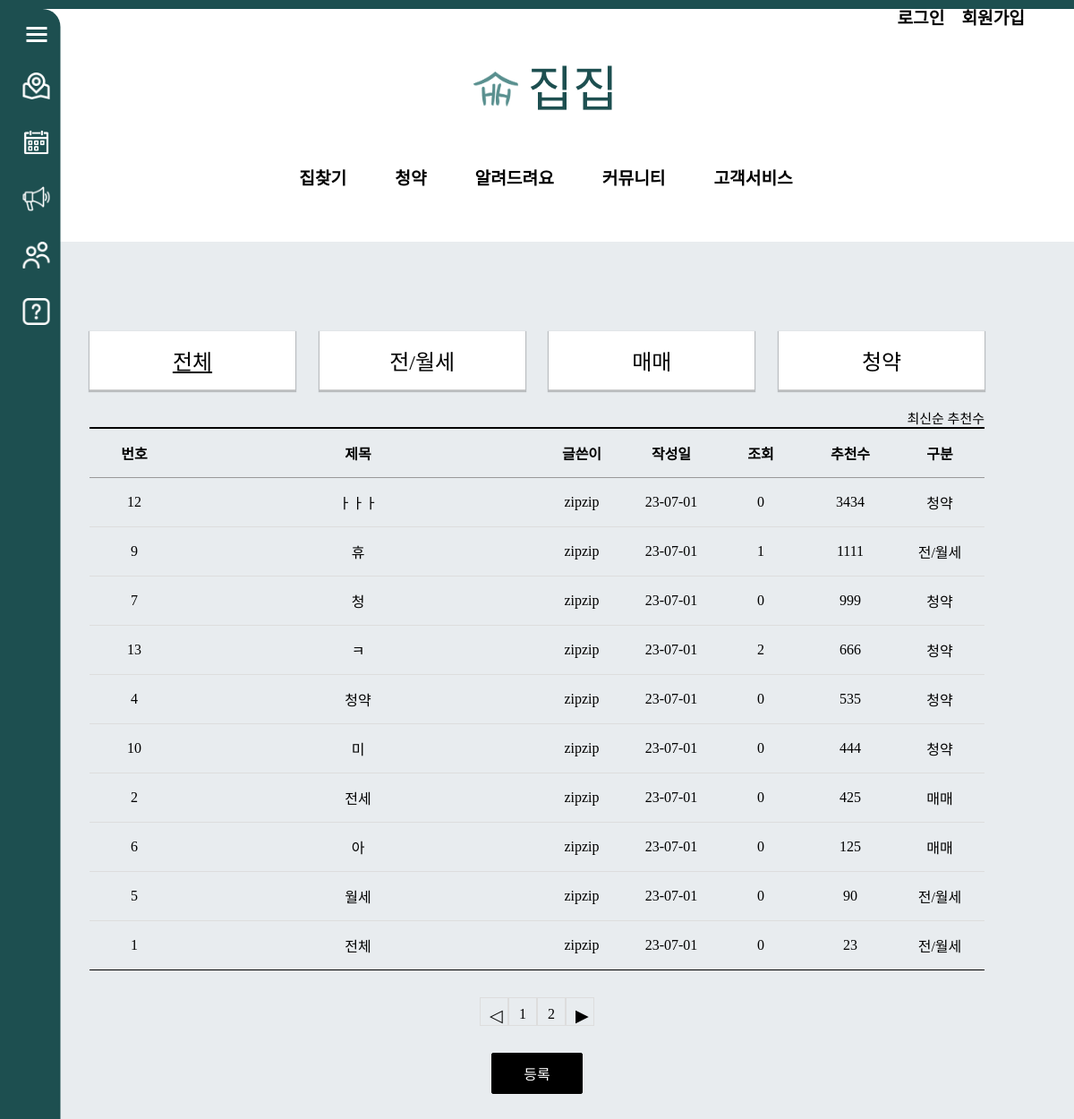
The page /review/review_recommend/ on the database as committed earlier.
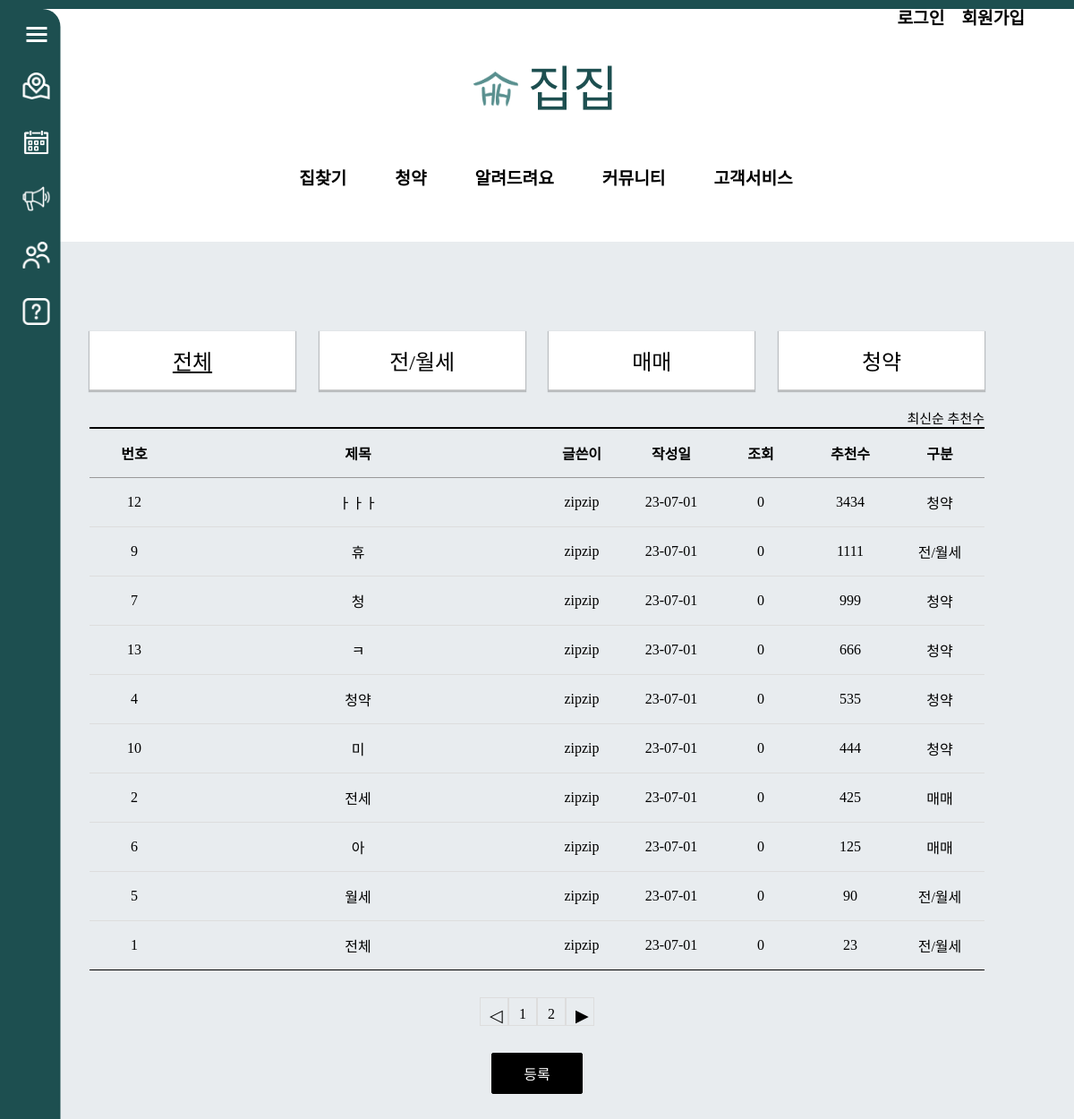
The same page on the database as committed later.
### review/models.py (models this page shows, shortened)
class Review_Board(models.Model):
    r_title = models.CharField(max_length=100)
    r_content = models.TextField()
    user = models.ForeignKey(User, on_delete=models.CASCADE)
    r_regdate = models.DateTimeField()
    r_modifydate = models.DateTimeField(null=True, blank=True)
    r_type = models.CharField(max_length=10) # 리뷰 게시판 타입
    r_hit = models.IntegerField(default=0)
    r_recommend = models.IntegerField(default=0)

### review/views.py (the view)
# urls.py: path('review_recommend/', views.review_recommend, name='review_recommend'),  # 거래후기 게시판 추천수 보기
def review_recommend(request):
    question_list = Review_Board.objects.order_by('-r_recommend')
    page = request.GET.get('page', '1')
    paginator = Paginator(question_list, 10)
    text = paginator.get_page(page)
    context = {'question_list': text}
    return render(request, 'review/review_list_main.html', context) # 거래후기 게시판

### templates/review/review_list_main.html (shortened to what this page needs)
<!DOCTYPE html>
<html lang="en">
{% load static %}
<head>
    <link rel="stylesheet" href="{% static 'css/review/css/css.css' %}">
</head>
<body>
{% include 'poll/sidebar.html' %}
{% include 'poll/header.html' %}
    <div class="board_wrap">
        <div class="board_list_wrap">
            <div class="category_wrap">
                <ul>
                    <li><a href="{% url 'review:review_main' %}"  class="active">전체</a></li>
                    <li><a href="{% url 'review:review_jan' %}" >전/월세</a></li>
                    <li><a href="{% url 'review:review_mama' %}" >매매</a></li>
                    <li><a href="{% url 'review:review_subscription' %}" >청약</a></li>
                </ul>
            </div>
            <div class="board_title_takes">
                <a href="{% url 'review:review_main' %}">최신순</a>
                <a href="{% url 'review:review_recommend' %}">추천수</a>
            </div>
            <div class="board_list">
                <div class="top">
                    <div class="num">번호</div>
                    <div class="title">제목</div>
                    <div class="writer">글쓴이</div>
                    <div class="date">작성일</div>
                    <div class="count">조회</div>
                    <div class="recommend">추천수</div>
                    <div class="division">구분</div>
                </div>
                {% for question in question_list %}
                <div>
                    <div class="num">{{ question.id }}</div>
                    <div class="title"><a href="{% url 'review:review_detail' question.id %}">{{ question.r_title }}</a></div>
                    <div class="writer">{{ question.user }}</div>
                    <div class="date">{{ question.r_regdate|date:"y-m-d" }}</div>
                    <div class="count">{{ question.r_hit }}</div>
                    <div class="recommend">{{ question.r_recommend }}</div>
                    <div class="division">{{question.r_type}}</div>
                </div>
                {% endfor %}
            </div>
            <ul class="board_page">
                {% if question_list.has_previous %}
                <li class="bt first">
                    <a class="bt prev" href="?page={{ question_list.previous_page_number }}">◀</a>
                </li>
                {% else %}
                <li class="page-item disabled">
                    <a class="bt prev">◁</a>
                </li>
                {% endif %}
                {% for page_number in question_list.paginator.page_range %}
                {% if question_list.number == page_number %}
                <li class="page-item active">
                    <a class="num">{{ page_number }}</a>
                </li>
                {% else %}
                <li class="page-item">
                    <a class="num" href="?page={{ page_number }}">{{ page_number }}</a>
                </li>
                {% endif %}
                {% endfor %}
                {% if question_list.has_next %}
                <li class="page-item">
                    <a class="bt last" href="?page={{ question_list.next_page_number }}">▶</a>
                </li>
                {% else %}
                <li class="page-item disabled">
                    <a class="bt last">▷</a>
                </li>
                {% endif %}
            </ul>
            <div class="bt_wrap">
                <a href="{% url 'review:write' %}" class="on">등록</a>
            </div>
        </div>
    </div>
</body>
</html>

Rows that differ between the two databases and show on the page:
changed Review_Board id 9: r_hit "1" → "0"
changed Review_Board id 13: r_hit "2" → "0"
